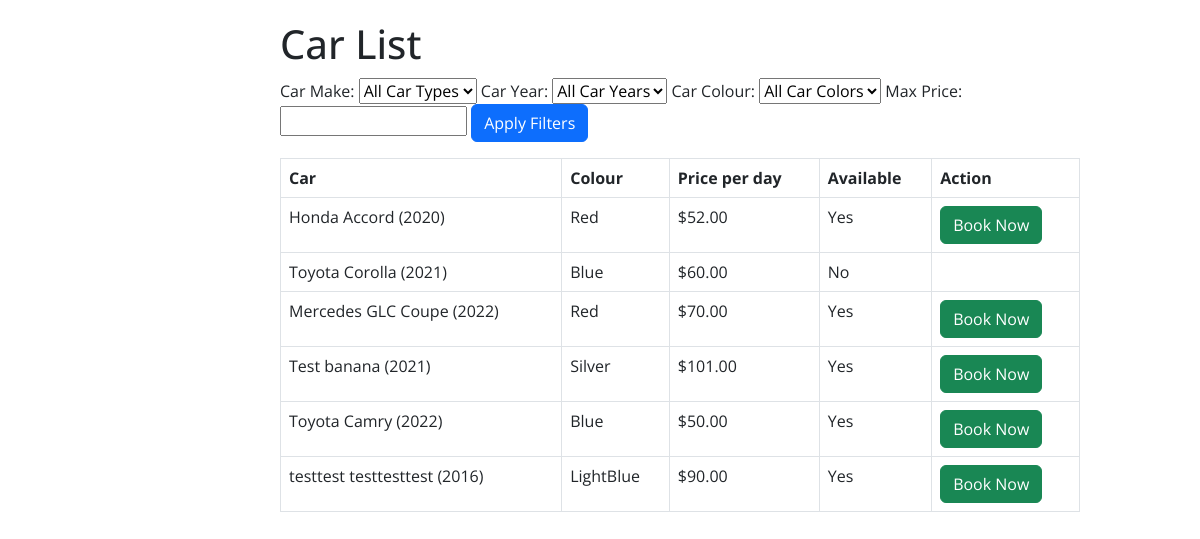
The app's page /home/car-list/, older data.
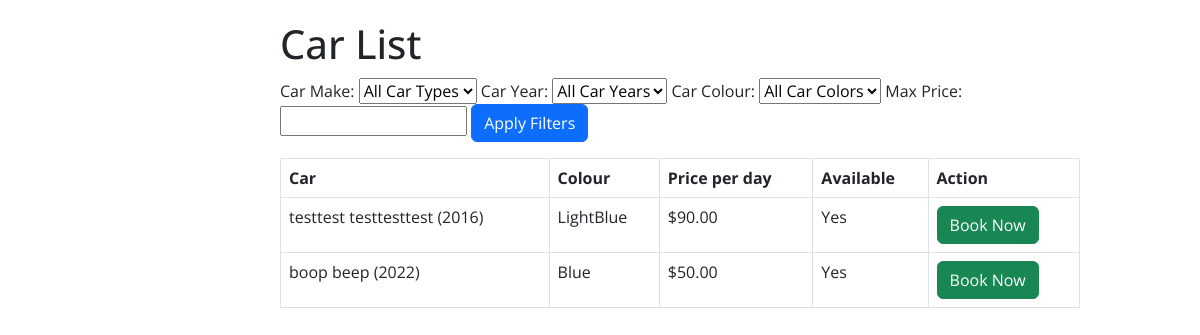
The same page, newer data.
### main/models.py (models this page shows, shortened)
class Car(models.Model):
    COLOUR_CHOICES = (
    ('Black', 'Black'),
    ('Blue', 'Blue'),
    ('Brown', 'Brown'),
    ('Gray', 'Gray'),
    ('Green', 'Green'),
    ('LightBlue', 'LightBlue'),
    ('Navy', 'Navy'),
    ('Red', 'Red'),
    ('Silver', 'Silver'),
    ('White', 'White'),
    )
    YEAR_CHOICES = (
        (2023, '2023'),
        (2022, '2022'),
        (2021, '2021'),
        (2020, '2020'),
        (2019, '2019'),
        (2018, '2018'),
        (2017, '2017'),
        (2016, '2016'),
        (2015, '2015'),
    )
    make = models.CharField(max_length=100)
    model = models.CharField(max_length=100)
    colour = models.CharField(max_length=20, choices=COLOUR_CHOICES)
    year = models.IntegerField(choices=YEAR_CHOICES)
    price_per_day = models.DecimalField(max_digits=10, decimal_places=2)
    is_available = models.BooleanField(default=True)
    pricing_state = models.CharField(max_length=20, default='RegularPricingState')

### main/views.py (the view, shortened to what this page needs)
# urls.py: path('car-list/', CarListView.as_view(), name='car-list'),
class CarListView(ListView):
    model = Car
    template_name = 'main/car_list.html'  # Create this template next
    context_object_name = 'cars'
    object_list = None
    def get_context_data(self, **kwargs):
        context = super().get_context_data(**kwargs)
        context['form'] = CarFilterForm(self.request.GET)
        return context
    def get(self, request, *args, **kwargs):
        car_make = request.GET.get('car_make')
        car_year = request.GET.get('car_year')
        car_colour = request.GET.get('car_colour')
        max_price = request.GET.get('max_price')
        cars = Car.objects.all()
        if car_make:
            cars = cars.filter(make=car_make)
        if car_year:
            cars = cars.filter(year=car_year)
        if car_colour:
            cars = cars.filter(colour=car_colour)
        if max_price is not None:
            cars = cars.filter(price_per_day__lte=max_price)
        custom_context = {
            'filtered_cars': cars,
        }
        context = self.get_context_data()
        context.update(custom_context)
        return render(request, self.template_name, context)

### main/forms.py
class CarFilterForm(forms.Form):
    car_make = forms.ChoiceField(
        choices=[('', 'All Car Types')] + list(Car.objects.values_list('make', 'make').distinct()),
        required=False
    )
    car_year = forms.ChoiceField(
        choices=[('', 'All Car Years')] + list(Car.objects.values_list('year', 'year').distinct()),
        required=False
    )
    car_colour = forms.ChoiceField(
        choices=[('', 'All Car Colors')] + list(Car.objects.values_list('colour', 'colour').distinct()),
        required=False
    )
    max_price = forms.DecimalField(min_value=0, required=False)

### main/templates/main/car_list.html (shortened to what this page needs)
{% extends 'main/base.html' %}
{% block content %}
<div style="width: 90%;">
  <h1>Car List</h1>
  <form method="post" action="{% url 'car-list' %}">
    <label for="{{ form.car_make.id_for_label }}">Car Make:</label>
    {{ form.car_make }}
    <label for="{{ form.car_year.id_for_label }}">Car Year:</label>
    {{ form.car_year }}
    <label for="{{ form.car_colour.id_for_label }}">Car Colour:</label>
    {{ form.car_colour }}
    <label for="{{ form.max_price.id_for_label }}">Max Price:</label>
    {{ form.max_price }}
    <button type="submit" class="btn btn-primary">Apply Filters</button>
  </form>
  <table style="width: 800px;" class="table table-bordered">
    <thead>
      <tr>
        <th>Car</th>
        <th>Colour</th>
        <th>Price per day</th>
        <th>Available</th>
        <th>Action</th>
      </tr>
    </thead>
    <tbody>
      {% for car in filtered_cars %}
        <tr>
          <td>{{ car.make }} {{ car.model }} ({{ car.year }})</td>
          <td>{{ car.colour }}</td>
          <td>${{ car.price_per_day }}</td>
          <td>
            {% if car.booking_set.all %}
              No
            {% else %}
              Yes
            {% endif %}
          </td>
          <td>
            {% if car.is_available and not car.booking_set.all %}
              <a href="{% url 'book-car' car.id %}" class="btn btn-success">Book Now</a>
            {% endif %}
          </td>
        </tr>
      {% endfor %}
    </tbody>
  </table>
</div>
{% endblock %}

### main/templates/main/base.html (shortened to what this page needs)
<html>
<head>
    <link rel="stylesheet" href="https://cdn.jsdelivr.net/npm/bootstrap@5.3.0/dist/css/bootstrap.min.css">
</head>
<body>
    <div id="content" name="content" class="main">
        {% block content %}
        {% endblock %}
    </div>
</body>
</html>

### main/templates/main/base.html (style rules this page uses)
body { font-family: 'Open Sans', sans-serif; }
h1 { margin-top: 20px; margin-bottom: 10px; }
.main { margin-left: 270px; padding: 0px 10px; }

Row changes from the older to the newer data that the page shows:
removed Car: make "Honda", model "Accord", year "2020", colour "Red", price_per_day "52.00", shows "Yes", is_available "Book Now"
removed Car: make "Toyota", model "Corolla", year "2021", colour "Blue", price_per_day "60.00", shows "No"
removed Car: make "Mercedes", model "GLC Coupe", year "2022", colour "Red", price_per_day "70.00", shows "Yes", is_available "Book Now"
removed Car: make "Test", model "banana", year "2021", colour "Silver", price_per_day "101.00", shows "Yes", is_available "Book Now"
removed Car: make "Toyota", model "Camry", year "2022", colour "Blue", price_per_day "50.00", shows "Yes", is_available "Book Now"
added Car: make "boop", model "beep", year "2022", colour "Blue", price_per_day "50.00", shows "Yes", is_available "Book Now"
